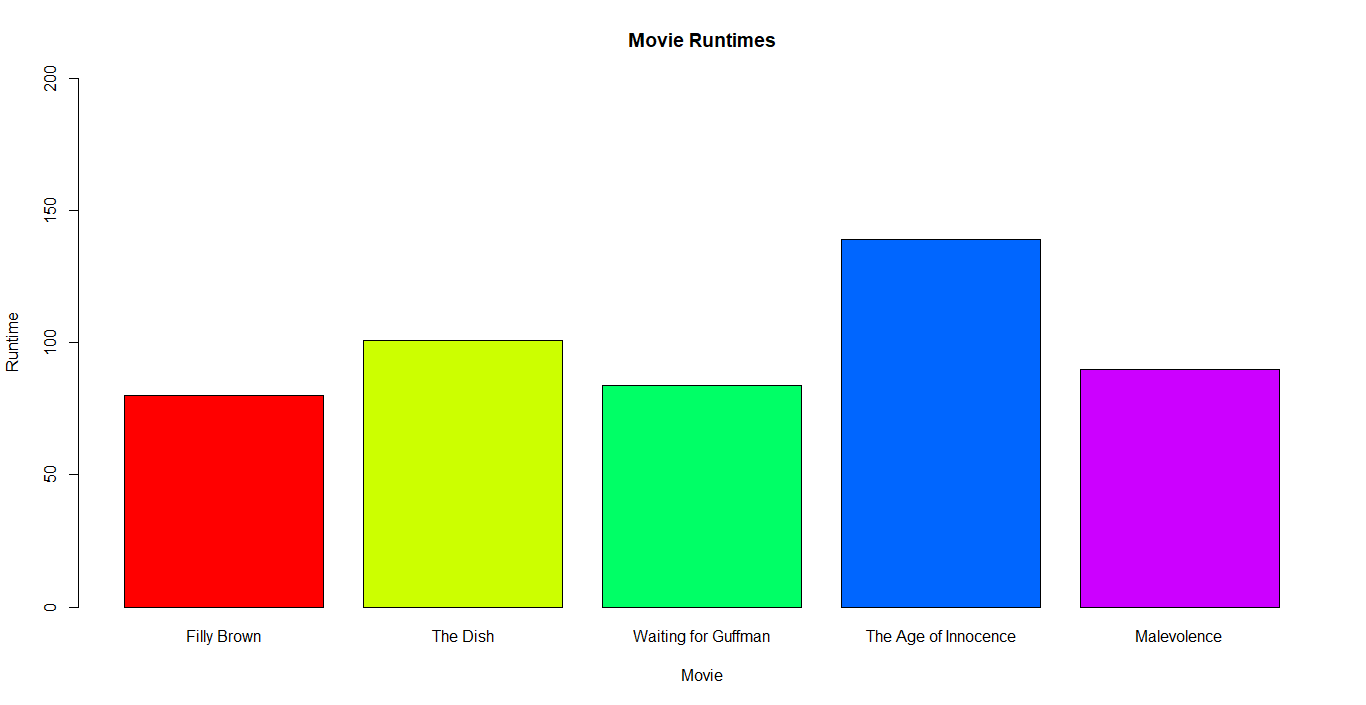

The R source for this figure:
# Bar Plot 3:

data = read.csv("moviesdata.csv")

movieNames = data$title

runtTime = data$runtime

barplot(runtTime[1:5], 
        main = "Movie Runtimes", 
        xlab = "Movie", 
        ylab = "Runtime",
        names.arg = movieNames[1:5], 
        ylim = c(0, 200), 
        col = rainbow((length(movieNames[1:5]))))
